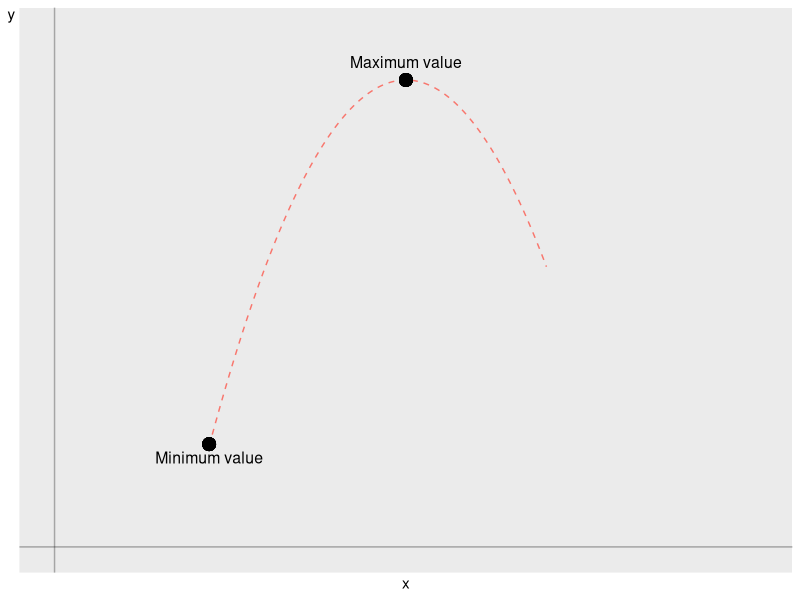
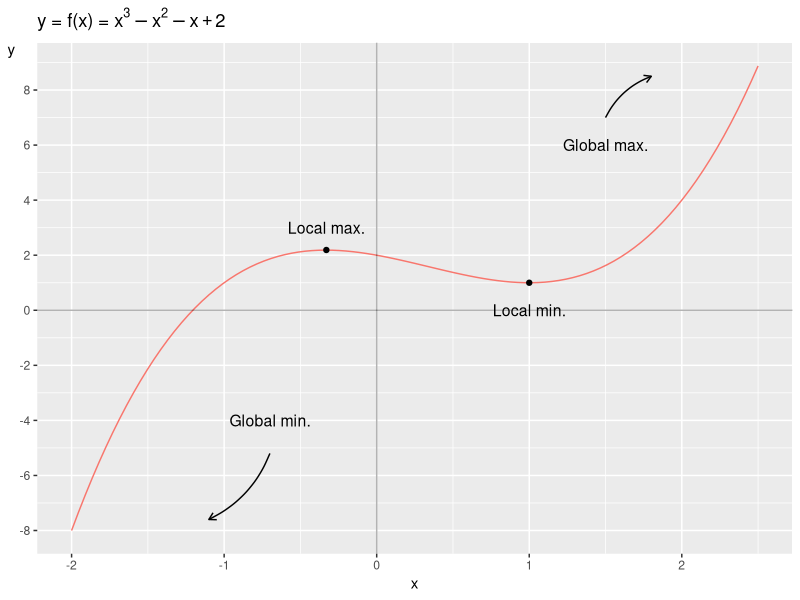
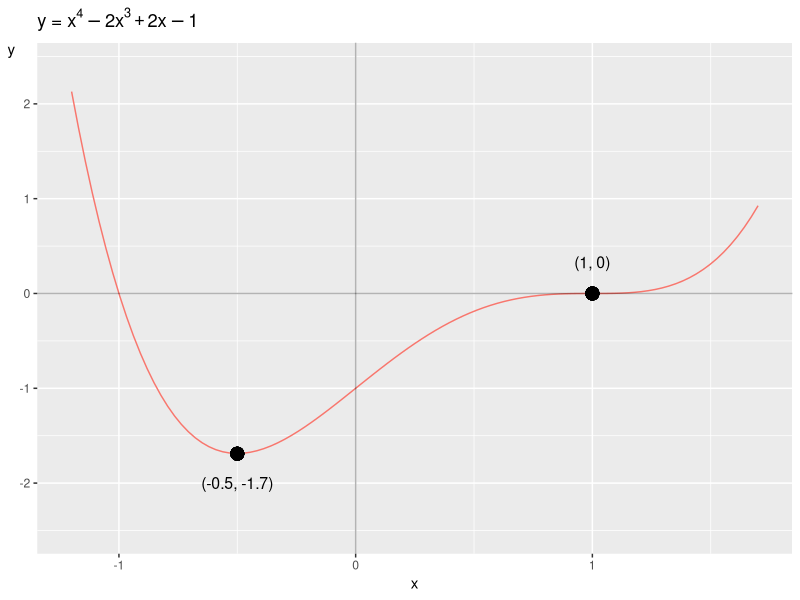

These charts were generated, in order, by the following R code:
## ---- chunk 1
knitr::opts_chunk$set(echo = FALSE, warning = FALSE, message = FALSE, fig.align = "left")
## ---- chunk 2
library("tidyverse")
th11 <- theme(axis.title.y=element_text(angle=0), text=element_text(size=11))
p11 <- ggplot(tibble(x=0:10), aes(x)) +
  geom_vline(xintercept=0, alpha=.3) +
  geom_hline(yintercept=0, alpha=.3) +
  th11
g_minmax <- p11 +
  stat_function(fun=function(x) 10-(x-5)^2, xlim=c(2.2,7), linetype="dashed", color="#F8766D") +
  scale_x_continuous(limits=c(0,10), breaks=NULL) +
  scale_y_continuous(limits=c(0,11), breaks=NULL) +
  geom_point(aes(5,10), color="black", size=4) +
  geom_point(aes(2.2,2.2), color="black", size=4) +
  annotate("text", x=2.2, y=2.2, label="Minimum value", vjust=1.6, size=4) +
  annotate("text", x=5, y=10, label="Maximum value", vjust=-1, size=4)
g_minmax
## ---- chunk 3
g_localminmax <- ggplot() +
  stat_function(fun=function(x) x^3-x^2-x+2, xlim=c(-2,2.5), color="#F8766D") +
  geom_point(aes(x=c(-.33,1), y=c(2.19,1))) +
  scale_y_continuous(breaks=seq(-8,8,2)) +
  labs(x="x", y="y", title=bquote("y = f(x) ="~x^3-x^2-x+2)) +
  th11 +
  annotate("text", x=-.33, y=3, label="Local max.", size=4) +
  annotate("text", x=1, y=0, label="Local min.", size=4) +
  annotate("text", x=1.5, y=6, label="Global max.", size=4) +
  annotate("text", x=-.7, y=-4, label="Global min.", size=4) +
  annotate("curve", x=-.7, y=-5.2, xend=-1.1, yend=-7.6,
           curvature=-.2, arrow=arrow(length=unit(2,"mm"))) +
  annotate("curve", x=1.5, y=7, xend=1.8, yend=8.5,
           curvature=-.2, arrow=arrow(length=unit(2,"mm"))) +
  geom_vline(xintercept=0, alpha=.3) +
  geom_hline(yintercept=0, alpha=.3)
g_localminmax
## ---- chunk 4
g_min_terrace <- ggplot(tibble(x=-10:10)) +
  th11 +
  stat_function(fun=function(x) x^4-2*x^3+2*x-1, color="#F8766D") +
  xlim(-1.2,1.7) + ylim(-2.5,2.4) +
  geom_point(aes(x=-.5, y=-1.69), size=4) +
  geom_point(aes(x=1, y=0), size=4) +
  labs(title=bquote("y ="~x^4-2*x^3+2*x-1), x="x", y="y") +
  annotate(geom='text', x=-.5, y=-2, label="(-0.5, -1.7)", size=4) +
  annotate(geom='text', x=1, y=.33, label="(1, 0)", size=4) +
  geom_vline(xintercept=0, alpha=.3) +
  geom_hline(yintercept=0, alpha=.3)
g_min_terrace
